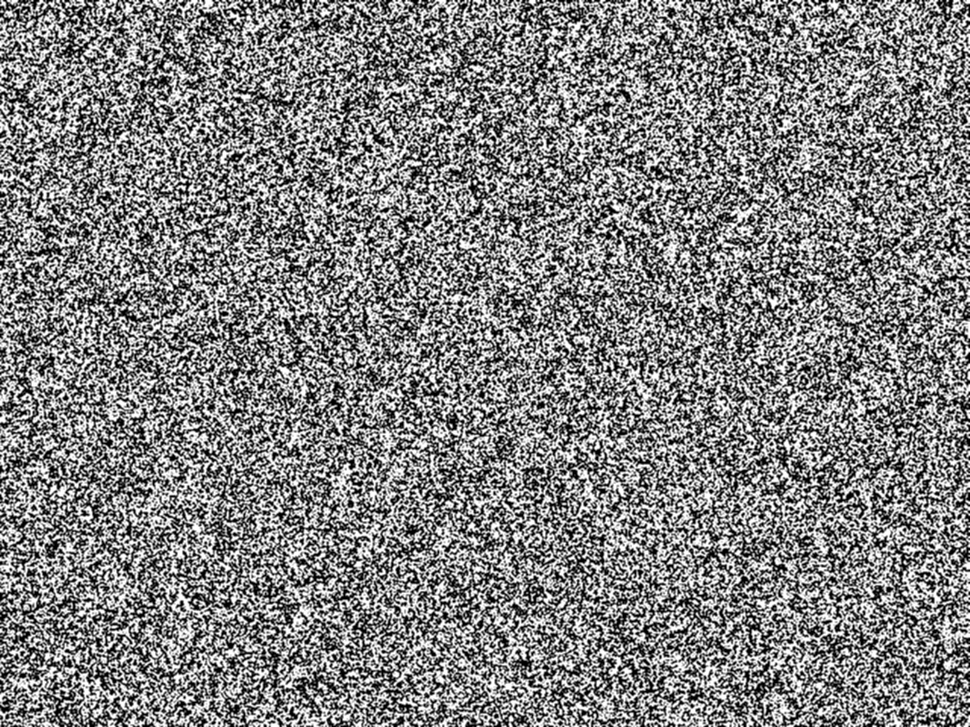
#> input picture data/raw_pattern/speckle.bmp, 970 x 727 px, shrunk from 1280 x 960 before the run
$ python Reference_plot.py
#> lines starting #> are read from the running program, lines starting #| are printed output that depends on the picture
import matplotlib.pyplot as plt
import matplotlib.patches as patches
from PIL import Image
import numpy as np

title_color = '#22667A'
center_dot_color = '#0072EF'   # Pure blue

img = Image.open('../data/raw_pattern/speckle.bmp')
#> img is the input picture: PIL image 970x727 L; min 0, max 255, mean 130.1
img_np = np.array(img)

# --- Crop 256x256 region centered on the image ---
h, w = img_np.shape[:2]
#> h = 727; w = 970
center_x, center_y = w // 2, h // 2
#> center_x = 485; center_y = 363
half_patch = 128
crop_img = img_np[
    center_y - half_patch:center_y + half_patch,
    center_x - half_patch:center_x + half_patch
]
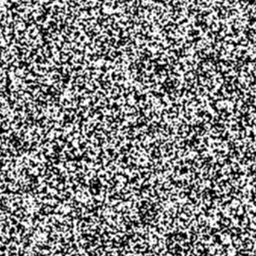
#> crop_img: shape (256, 256); min 0, max 255, mean 130.4

center_px, center_py = 128, 128
rect_size = 128
rect_corner = (center_px - rect_size // 2, center_py - rect_size // 2)  # (64,64)

fig, ax = plt.subplots(figsize=(4, 4), dpi=220)  # High dpi for display

ax.imshow(crop_img, cmap='gray' if crop_img.ndim == 2 else None)

# Red rectangle (128x128 centered)
rect = patches.Rectangle(
    rect_corner, rect_size, rect_size,
    linewidth=2.5, edgecolor='r', facecolor='none'
)
ax.add_patch(rect)

# Pure blue dot at center
ax.plot(center_px, center_py, 'o', color=center_dot_color, markersize=13)

# Bold, blue title
ax.set_title(
    "Reference pattern",
    fontsize=18,
    color=title_color,
    fontweight='bold',
    pad=18
)
ax.axis('off')
plt.tight_layout(pad=1.5)

# --- Save high-res figure (best for publication/zoom) ---
plt.savefig("reference_pattern_highres.png", dpi=300, bbox_inches='tight')
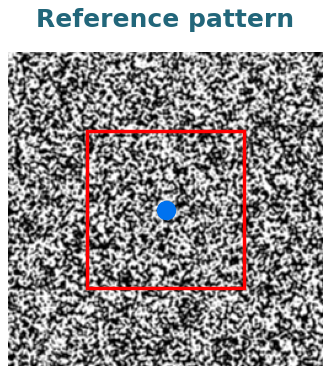
#> figure drawn by matplotlib, 1 panel

plt.show()

import matplotlib
print(matplotlib.rcParams['font.family'])
print(matplotlib.rcParams['font.sans-serif'])
